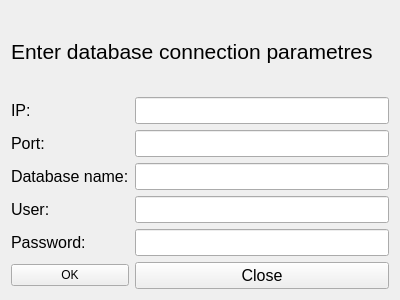
<?xml version="1.0" encoding="UTF-8"?>
<ui version="4.0">
 <class>addDatabaseForm</class>
 <widget class="QWidget" name="addDatabaseForm">
  <property name="geometry">
   <rect>
    <x>0</x>
    <y>0</y>
    <width>400</width>
    <height>300</height>
   </rect>
  </property>
  <property name="windowTitle">
   <string>Form</string>
  </property>
  <layout class="QGridLayout" name="gridLayout_3">
   <item row="6" column="0">
    <widget class="QPushButton" name="okBut">
     <property name="text">
      <string>OK</string>
     </property>
    </widget>
   </item>
   <item row="5" column="0">
    <widget class="QLabel" name="label_5">
     <property name="font">
      <font>
       <pointsize>12</pointsize>
      </font>
     </property>
     <property name="text">
      <string>Password:</string>
     </property>
    </widget>
   </item>
   <item row="2" column="0">
    <widget class="QLabel" name="label_3">
     <property name="font">
      <font>
       <pointsize>12</pointsize>
      </font>
     </property>
     <property name="text">
      <string>Port:</string>
     </property>
    </widget>
   </item>
   <item row="1" column="0">
    <widget class="QLabel" name="label">
     <property name="font">
      <font>
       <pointsize>12</pointsize>
      </font>
     </property>
     <property name="text">
      <string>IP:</string>
     </property>
    </widget>
   </item>
   <item row="3" column="1">
    <widget class="QLineEdit" name="nameEdit">
     <property name="font">
      <font>
       <pointsize>12</pointsize>
      </font>
     </property>
    </widget>
   </item>
   <item row="4" column="1">
    <widget class="QLineEdit" name="userEdit">
     <property name="font">
      <font>
       <pointsize>12</pointsize>
      </font>
     </property>
    </widget>
   </item>
   <item row="1" column="1">
    <widget class="QLineEdit" name="ipEdit">
     <property name="font">
      <font>
       <pointsize>12</pointsize>
      </font>
     </property>
    </widget>
   </item>
   <item row="4" column="0">
    <widget class="QLabel" name="label_4">
     <property name="font">
      <font>
       <pointsize>12</pointsize>
      </font>
     </property>
     <property name="text">
      <string>User:</string>
     </property>
    </widget>
   </item>
   <item row="3" column="0">
    <widget class="QLabel" name="label_2">
     <property name="font">
      <font>
       <pointsize>12</pointsize>
      </font>
     </property>
     <property name="text">
      <string>Database name:</string>
     </property>
    </widget>
   </item>
   <item row="2" column="1">
    <widget class="QLineEdit" name="portEdit">
     <property name="font">
      <font>
       <pointsize>12</pointsize>
      </font>
     </property>
    </widget>
   </item>
   <item row="6" column="1">
    <widget class="QPushButton" name="closeBut">
     <property name="font">
      <font>
       <pointsize>12</pointsize>
      </font>
     </property>
     <property name="text">
      <string>Close</string>
     </property>
    </widget>
   </item>
   <item row="5" column="1">
    <widget class="QLineEdit" name="passwordEdit">
     <property name="font">
      <font>
       <pointsize>12</pointsize>
      </font>
     </property>
    </widget>
   </item>
   <item row="0" column="0" colspan="2">
    <widget class="QLabel" name="label_6">
     <property name="font">
      <font>
       <pointsize>16</pointsize>
      </font>
     </property>
     <property name="text">
      <string>Enter database connection parametres </string>
     </property>
    </widget>
   </item>
  </layout>
 </widget>
 <tabstops>
  <tabstop>ipEdit</tabstop>
  <tabstop>portEdit</tabstop>
  <tabstop>nameEdit</tabstop>
  <tabstop>userEdit</tabstop>
  <tabstop>passwordEdit</tabstop>
  <tabstop>okBut</tabstop>
  <tabstop>closeBut</tabstop>
 </tabstops>
 <resources/>
 <connections/>
</ui>
